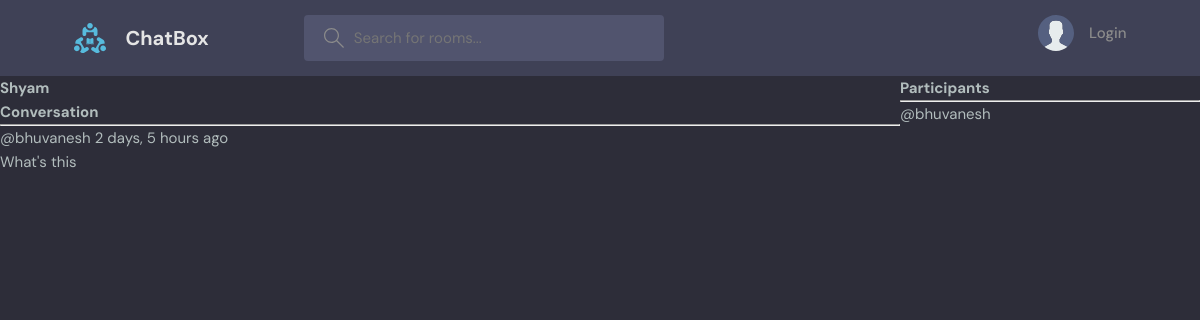
/room/11/, run on the app's committed database.
### base/models.py (models this page shows, shortened)
class Room(models.Model):
    host = models.ForeignKey(User, on_delete=models.SET_NULL, null=True)
    topic = models.ForeignKey(Topic, on_delete=models.SET_NULL, null=True)
    name = models.CharField(max_length=200)
    description = models.TextField(null=True, blank=True)
    participants = models.ManyToManyField(User, related_name='participants', blank=True)
    updated = models.DateTimeField(auto_now=True)
    created = models.DateTimeField(auto_now_add=True)
    class Meta:
        ordering = ['-updated', '-created']

class Message(models.Model):
    user = models.ForeignKey(User, on_delete=models.CASCADE)
    room = models.ForeignKey(Room, on_delete=models.CASCADE)
    body = models.TextField()
    updated = models.DateTimeField(auto_now=True)
    created = models.DateTimeField(auto_now_add=True)
    class Meta:
        ordering = ['-updated', '-created']

### base/views.py (the view, shortened to what this page needs)
# urls.py: path('room/<str:pk>/',views.room,name="room"),
def room(request,pk):
    room = Room.objects.get(id=pk)
    room_messages = room.message_set.all()
    participants = room.participants.all()
    context = {'room':room,'room_messages':room_messages,'participants':participants}
    return render(request,'base/room.html',context)

### base/templates/base/room.html (shortened to what this page needs)
{% extends 'main.html' %}
{% block content %}
<div class="room-container">
    <div>
<h1>{{ room.name }}</h1>
<div class="comment-wrapper">
    <h3>Conversation</h3>
    <hr>
    {% for message in room_messages %}
    <div>
        <small>@{{message.user}} {{message.created|timesince}} ago</small>
        <p>{{message.body}}</p>
    </div>
    {% endfor %}
</div>
    </div>
    <div>
        <h3>Participants</h3>
        <hr>
        {% for user in participants %}
        <div>
            <p>@{{user.username}}</p>
        </div>
        {% endfor %}
    </div>
</div>
{% endblock %}

### static/styles/style.css (style rules this page uses)
:root { --color-main: #71c6dd; --color-main-light: #e1f6fb; --color-dark: #3f4156; --color-dark-medium: #51546e; --color-dark-light: #696d97; --color-light: #e5e5e5; --color-gray: #8b8b8b; --color-light-gray: #b2bdbd; --color-bg: #2d2d39; --color-success: #5dd693; --color-error: #fc4b0b; }
* { font-family: "DM Sans", -apple-system, BlinkMacSystemFont, "Segoe UI", Roboto, Oxygen, Ubuntu, Cantarell, "Open Sans", "Helvetica Neue", sans-serif; margin: 0; padding: 0; box-sizing: border-box; text-rendering: optimizeLegibility; font-size: inherit; }
html { font-size: 56.25%; }
@media only screen and (min-width: 1200px) { html { font-size: 62.5%; } }
body { line-height: 1.6; font-weight: 400; font-size: 1.5rem; color: var(--color-light-gray); background-color: var(--color-bg); min-height: 100vh; }

### base/templates/base/room.html (style rules this page uses)
.room-container { display: grid; grid-template-columns: 3fr 1fr; }

### data on the page
Room: name "Shyam"
Message: user "bhuvanesh", created "2 days, 5 hours", body "What's this"

### other printed values
{{ user.username }} "bhuvanesh"
